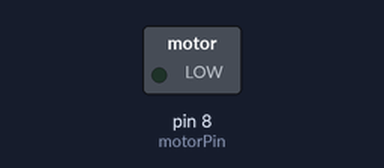
A sketch run on a simulated Arduino Uno, built with avr-gcc and run on an emulated ATmega328P. Parts: switched loads named in the sketch (green lamp = pin HIGH).

Above: at 0.6 s.
At 2.8 s:
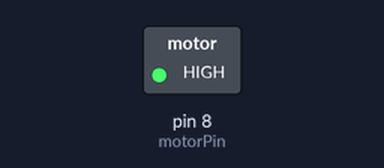
Timing chart, 0 to 8.0 s (numbered marks = the images above):
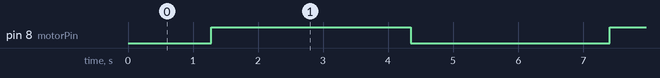

The sketch:

DC_motor_acc_decc.ino
```cpp
int motorPin = 8;

void setup()
{
  pinMode (motorPin,OUTPUT);
}

void loop()
{
  //Accelerate Motor from 0->255
  for (int i =0; i<=255; i++)
  {
    analogWrite(motorPin,i);
    delay(10);
  }

  //Hold at Top Speed
  delay(500);

  //Decrease Speed from 255->0
  for (int i=255 ; i>=0; i--)
  {
    analogWrite(motorPin,i);
    delay(10);
  }

  //Hold at zero
  delay(500);
}
```

Measured:
- by itself, pin 8 (motorPin): alternates HIGH for 3.1 s and LOW for 3.1 s
